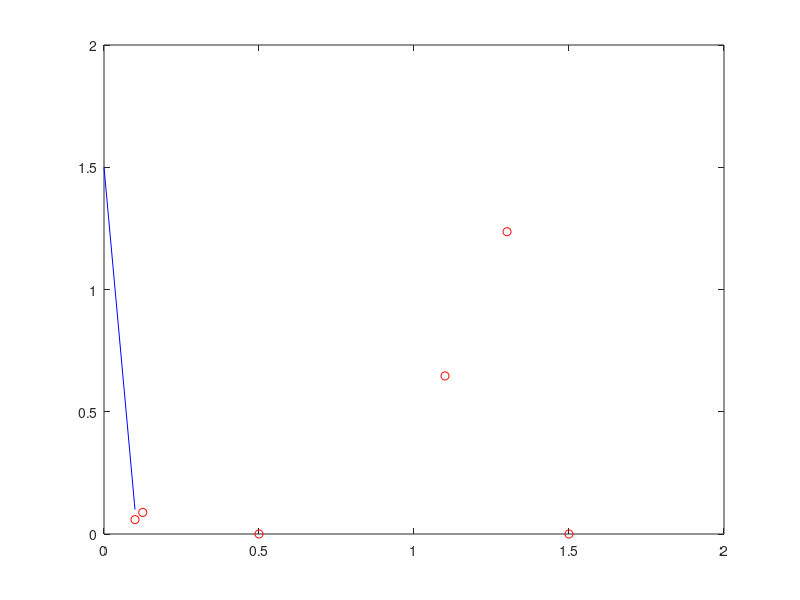

This figure's MATLAB source:
%Lag_interpolation.m
clear all 
close all

%Declare variables 
x = [.1 .125 .5 1.1 1.3 1.5];
X = linspace(.1,1.5,100);
y = x.*sin(2*pi*x);
x0 = x(1);
y0 = x(1);
x1 = x(end);
y1 = y(end);
f = 0;
L = zeros(6);

%Computing L(x)  
L0 = (x-x1)/(x0-x1);
L1 = (x-x0)/(x1-x0);

f = y0*L0 + y1*L1;

%output
plot(f, x, 'b');
hold on
plot(x,y,'ro');
